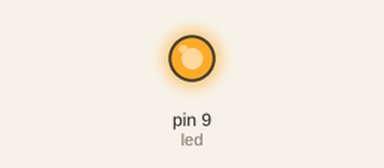
Simulated run of this sketch. Board: Arduino Uno, built with avr-gcc and run on an emulated ATmega328P. Shown: output pins drawn as LEDs (lit = HIGH).

Above: at 0.1 s.
At 19.6 s:
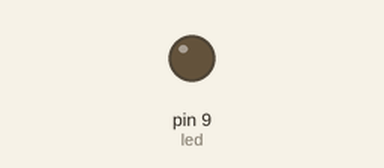
Timing chart, 0 to 21.1 s (numbered marks = the images above):
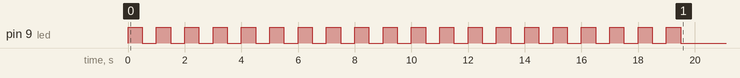

The sketch:

Aula10_1.ino
```cpp
int led = 9;
void setup()
{
  pinMode(led, OUTPUT);
  for(int i=0;i<20;i++){
    digitalWrite(led, HIGH);
  	delay(500);
      digitalWrite(led,LOW);
  	delay(500);
  }
}

void loop()
{
}
```
